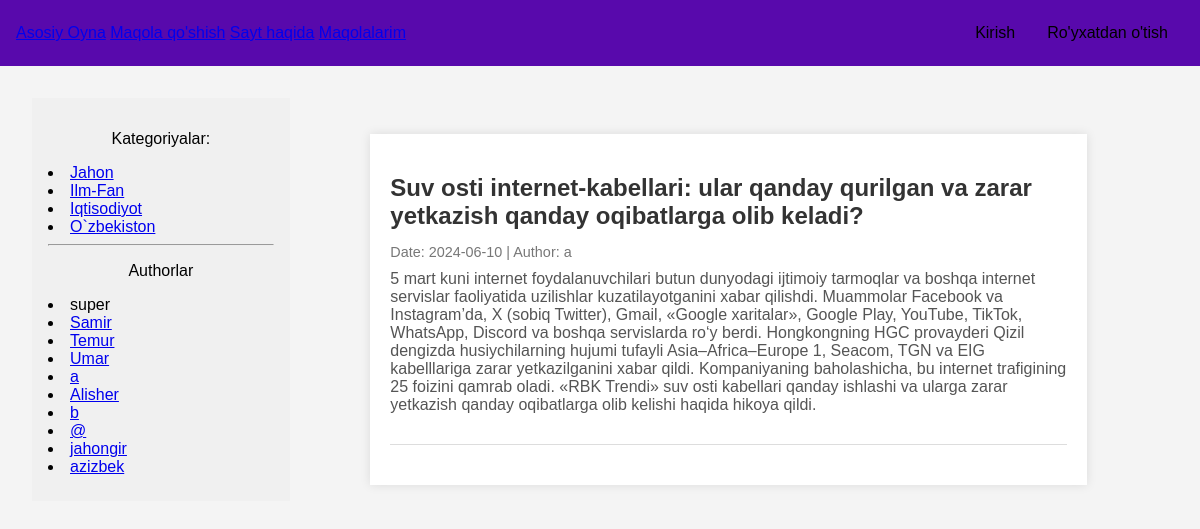
The app's page /post/suv-osti-internet-kabellari-ular-qanday-qurilgan-va-zarar-yetkazish-qanday-oqibatlarga-olib-keladi/ with its own data.
### core/models.py (models this page shows, shortened)
class Category(models.Model):
    name = models.CharField(max_length=100, db_index=True, verbose_name="Katigoriya")
    author = models.ForeignKey(get_user_model(), on_delete=models.SET_NULL, null=True, blank=True, verbose_name="Muharir")
    slug = models.SlugField(max_length=255, unique=True, db_index=True)
    class Meta:
        verbose_name = 'Katigoriya'
        verbose_name_plural = 'Katigoriya'

class Maqola(models.Model):
    title = models.CharField(max_length=100, verbose_name="Title")
    slug = models.SlugField(max_length=255, unique=True, db_index=True, verbose_name="Slug",
                            validators=[
                                MinLengthValidator(3, message="Min simvol 3"),
                                MaxLengthValidator(100, message="Max simvol 100")
                            ])
    content = models.TextField(verbose_name="Content")
    author = models.ForeignKey(get_user_model(), on_delete=models.SET_NULL, related_name='posts', null=True, default=None)
    is_published = models.BooleanField(default=False, verbose_name="Ruxsat")
    rejection=models.BooleanField(default=False,verbose_name="Rad etish")
    message=models.TextField(null=True,verbose_name="Message",)
    time_create = models.DateTimeField(auto_now_add=True, verbose_name="Yaratilgan vaqti")
    time_update = models.DateTimeField(auto_now=True, verbose_name="O'zgartirilgan vaqti")
    cat = models.ForeignKey(Category, on_delete=models.CASCADE, related_name='posts', verbose_name="Katigoriya")
    class Meta:
        verbose_name = "Maqola"
        verbose_name_plural = "Maqolalar"
        ordering = ['-time_create']
        indexes = [
            models.Index(fields=['-time_create'])
        ]

### core/views.py (the view)
# urls.py: path('post/<slug:post_slug>/', show_post, name='post'),
def show_post(request, post_slug):
    post = get_object_or_404(Maqola, slug=post_slug)
    data = {
        'title': post.title,
        'menu': menufunc(request.user),
        'post': post,
        'cat_selected': 1,
    }
    return render(request, "core/post.html", data)

### core/templatetags/show_tags.py (called while the page is built)
@register.inclusion_tag('core/list_cats.html')
def show_categories(cat_selected=0):
    cats = Category.objects.all()
    return {'cats': cats, 'cat_selected': cat_selected}

@register.inclusion_tag('core/list_cats_main.html')
def show_user_for_main(cat_selected=0):
    users = get_user_model().objects.all()
    return {'users': users, 'cat_selected': cat_selected}

### core/views.py (called while the page is built)
def menufunc(user):
    if user.is_authenticated and user.groups.filter(name='Muharirlar').exists():
        return [
            {"title": "Asosiy Oyna", 'url_name': 'home'},
            {"title": "Maqola qo'shish", 'url_name': 'add_page'},
            {"title": "Sayt haqida", 'url_name': 'about'},
            {"title": "Maqolalarim", 'url_name': 'users:maqolam'},
            {"title": "Muharirlar Kabineti", 'url_name': 'muharir'},
        ]
    else:
        return [
            {"title": "Asosiy Oyna", 'url_name': 'home'},
            {"title": "Maqola qo'shish", 'url_name': 'add_page'},
            {"title": "Sayt haqida", 'url_name': 'about'},
            {"title": "Maqolalarim", 'url_name': 'users:maqolam'}
        ]

### core/templates/core/post.html
{% extends "base.html" %}
{% block content %}
<div class="container">
    <div class="post">
        <h2 class="post-title">{{ post.title }}</h2>
        <p class="post-meta">
            Date: {{ post.time_create|date:"Y-m-d" }} |
            Author: {{ post.author.username }}
        </p>
        <div class="post-content">
            {{ post.content }}
        </div>
    </div>
</div>
{% endblock content %}

### core/templates/core/list_cats.html
{% for cat in cats %}
    {% if cat.slug == cat_selected %}
        <li class="selected">{{ cat.name }}</li>
    {% else %}
        <li><a href="{% url 'category' cat.slug %}">{{ cat.name }}</a></li>
    {% endif %}
{% endfor %}

### core/templates/core/list_cats_main.html
{% if users %}
    <p style=" text-align: center;">Authorlar</p>
        {% for user in users %}
            {% if user.id == cat_selected %}
                <li class="selected">{{ user.username }}</li>
            {% else %}
                <li><a href="{% url 'author_main' user.id %}">{{ user.username }}</a></li>
            {% endif %}
        {% endfor %}
{% endif %}

### core/static/css/style.css (style rules this page uses)
body { font-family: Arial, sans-serif; margin: 0; padding: 0; background-color: #f4f4f4; }
body { font-family: Arial, sans-serif; background-color: #f4f4f4; margin: 0; padding: 0; }
.container { width: 80%; margin: 0 auto; padding: 20px; background-color: #fff; box-shadow: 0 0 10px rgba(0, 0, 0, 0.1); margin-top: 20px; }
.post { border-bottom: 1px solid #ddd; padding-bottom: 20px; margin-bottom: 20px; }
.post-title { font-size: 1.5em; color: #333; margin-bottom: 10px; }
.post-meta { font-size: 0.9em; color: #777; margin-bottom: 10px; }
.post-content { font-size: 1em; color: #555; margin-bottom: 10px; }

### records on screen
Category: name "Jahon"
Category: name "Ilm-Fan"
Category: name "Iqtisodiyot"
Category: name "O`zbekiston"
Maqola: title "Suv osti internet-kabellari: ular qanday qurilgan va zarar yetkazish qanday oqibatlarga olib keladi?", time_create "2024-06-10", author.username "a", content "5 mart kuni internet foydalanuvchilari butun dunyodagi ijtimoiy tarmoqlar va boshqa internet servislar faoliyatida uzilishlar kuzatilayotganini xabar qilishdi. Muammolar Facebook va Instagram’da, X (sobiq Twitter), Gmail, «Google xaritalar», Google Play, YouTube, TikTok, WhatsApp, Discord va boshqa servislarda ro‘y berdi. Hongkongning HGC provayderi Qizil dengizda husiychilarning hujumi tufayli Asia–Africa–Europe 1, Seacom, TGN va EIG kabelllariga zarar yetkazilganini xabar qildi. Kompaniyaning baholashicha, bu internet trafigining 25 foizini qamrab oladi. «RBK Trendi» suv osti kabellari qanday ishlashi va ularga zarar yetkazish qanday oqibatlarga olib kelishi haqida hikoya qildi."

### other values on screen
{{ m.title }} "Asosiy Oyna" "Maqola qo'shish" "Sayt haqida" "Maqolalarim"
{{ user.username }} "super"
{{ user.username }} "Samir"
{{ user.username }} "Temur"
{{ user.username }} "Umar"
{{ user.username }} "a"
{{ user.username }} "Alisher"
{{ user.username }} "b"
{{ user.username }} "@"
{{ user.username }} "jahongir"
{{ user.username }} "azizbek"
